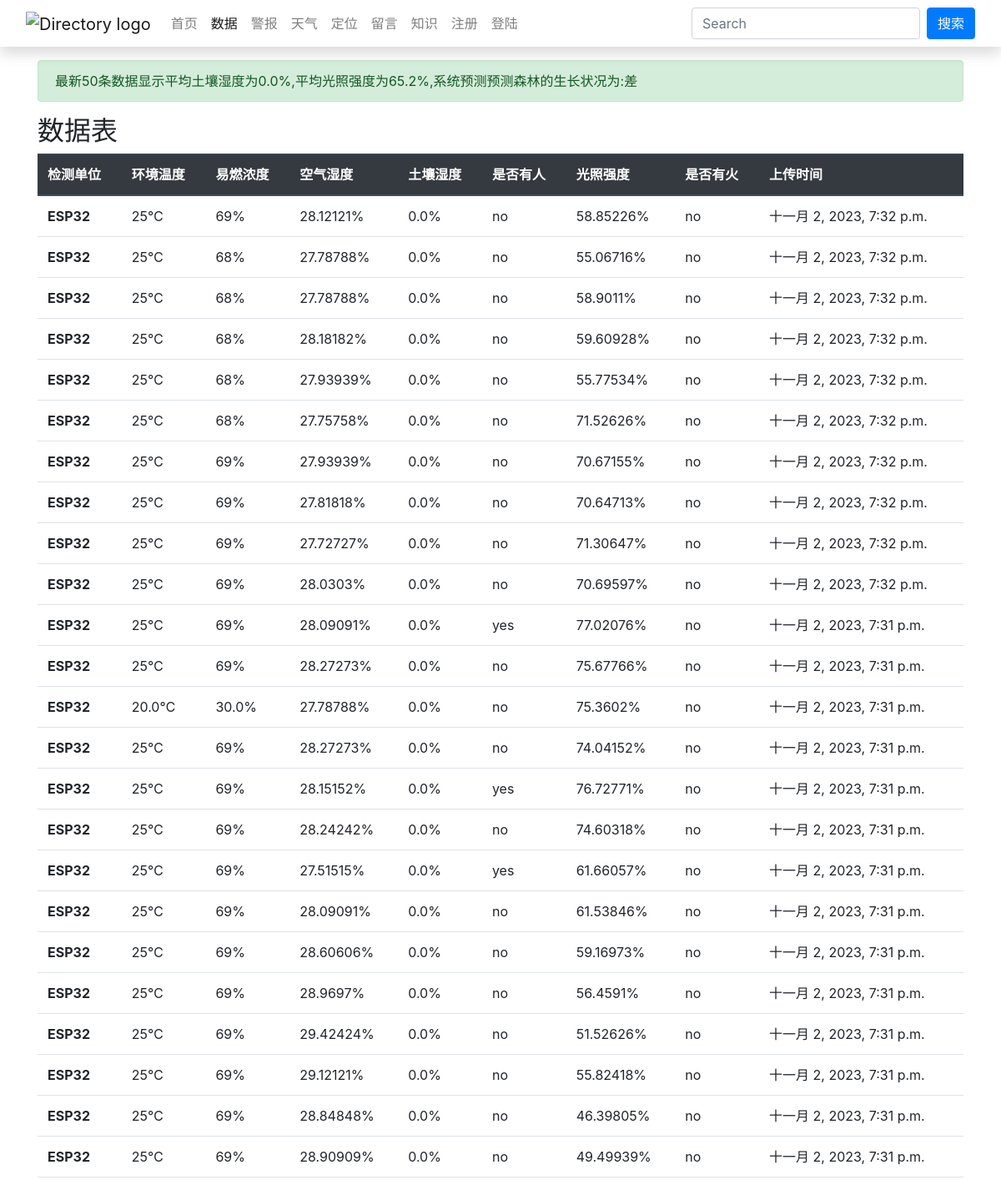
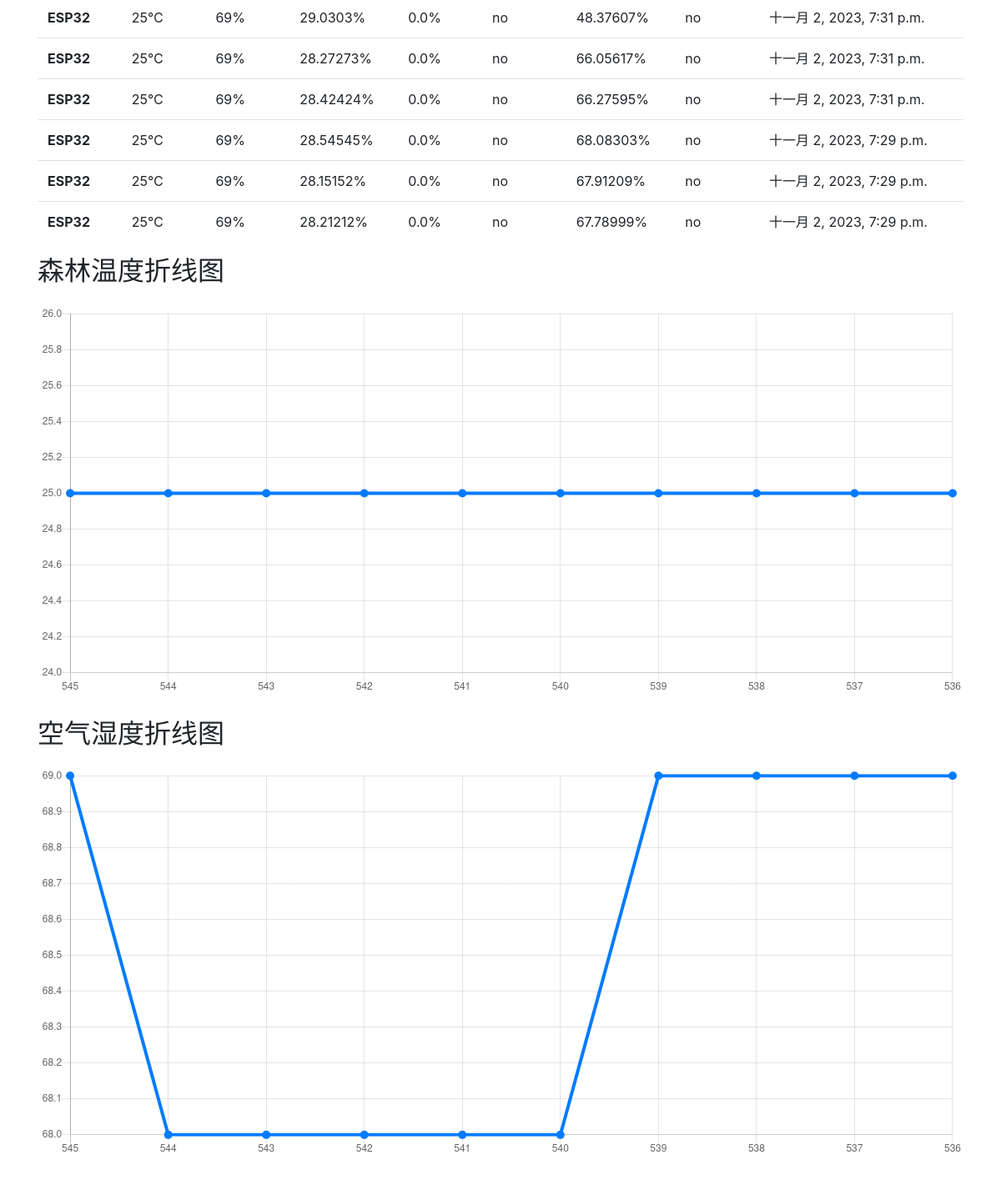
The app's page /blog/pollute with its own data (2 pictures, top to bottom).
### blog/models.py (models this page shows, shortened)
class Upload(models.Model):
    id = models.AutoField(primary_key=True)
    Temperature = models.CharField(max_length=50,null=True)
    Humidity = models.CharField(max_length=50,null=True)
    MQ = models.CharField(max_length=50,null=True)
    WaterRate = models.CharField(max_length=50,null=True)
    detected = models.CharField(max_length=50,null=True)
    Illumination = models.CharField(max_length=50,null=True)
    fire = models.CharField(max_length=50,null=True)
    timeStamp = models.DateTimeField(default=timezone.now)

### blog/views.py (the view)
# urls.py: path('pollute', views.pollute, name='pollute'),
def pollute(request):
    data = Upload.objects.all().order_by('-id')[:30]
    chart = data[:10]
    sql = '''SELECT id,
    CASE
        WHEN AVG(WaterRate) > 30 AND AVG(Illumination) > 30 THEN '优'
        ELSE '差'
    END AS Result,AVG(WaterRate) as WaterRate ,AVG(Illumination) as Illumination
FROM
    (SELECT * FROM blog_upload ORDER BY ID DESC LIMIT 50) AS subquery
		'''
    conn = sqlite3.connect('db.sqlite3')
    cur = conn.cursor()
    cur.execute(sql)
    conn.commit()
    predict = cur.fetchall()[0]
    conn.close()
    print(predict)
    info = '最新50条数据显示平均土壤湿度为'+str(predict[2])+'%,平均光照强度为'+str(predict[3])[:4]+'%,系统预测预测森林的生长状况为:'+str(predict[1])
    context = {'data' : data,'chart' : chart,'predict':info}
    return render(request, 'home/pollute.html',context)

### templates/home/pollute.html (shortened to what this page needs)
{% extends 'base.html' %}
{% block polluteactive %}active{% endblock polluteactive %}
{% block body %}
<div class="container">
    <div class="alert alert-success" role="alert">
        {{predict}}
      </div>
    <h2>数据表</h2>
    <div class="table-responsive-lg">
        <table class="table">
            <thead class="thead-dark">
                <tr>
                    <th scope="col">检测单位</th>
                    <th scope="col">环境温度</th>
                    <th scope="col">易燃浓度</th>
                    <th scope="col">空气湿度</th>
                    <th scope="col">土壤湿度</th>
                    <th scope="col">是否有人</th>
                    <th scope="col">光照强度</th>
                    <th scope="col">是否有火</th>
                    <th scope="col">上传时间</th>
                </tr>
            </thead>
            <tbody>
                {% for i in data %}
                <tr>
                    <th scope="row">ESP32</th>
                    <td>{{i.Temperature}}℃</td>
                    <td>{{i.Humidity}}%</td>
                    <td>{{i.MQ}}%</td>
                    <td>{{i.WaterRate}}%</td>
                    <td>{{i.detected}}</td>
                    <td>{{i.Illumination}}%</td>
                    <td>{{i.fire}}</td>
                    <td>{{i.timeStamp}}</td>
                </tr>
                {% endfor %}
            </tbody>
        </table>
    </div>
    <h2>森林温度折线图</h2>
    <canvas class="my-4 w-100" id="myChart" width="900" height="380"></canvas>
    <h2>空气湿度折线图</h2>
    <canvas class="my-4 w-100" id="myChart1" width="900" height="380"></canvas>
</div>
<script>
    /* globals Chart:false, feather:false */
    (function () {
        'use strict'
        feather.replace()
        // Graphs
        var ctx = document.getElementById('myChart')
        // eslint-disable-next-line no-unused-vars
        var myChart = new Chart(ctx, {
            type: 'line',
            data: {
                labels: [
                    {% for i in chart %}
                        {{i.id}},
                        {% endfor %}
                ],
                datasets: [{
                    data: [
                        {% for i in chart %}
                        {{i.Temperature}},
                        {% endfor %}
                    ],
                    lineTension: 0,
                    backgroundColor: 'transparent',
                    borderColor: '#007bff',
                    borderWidth: 4,
                    pointBackgroundColor: '#007bff'
                }]
            },
            options: {
                scales: {
                    yAxes: [{
                        ticks: {
                            beginAtZero: false
                        }
                    }]
                },
                legend: {
                    display: false
                }
            }
        })
    })()
</script>
<script>
    /* globals Chart:false, feather:false */
    (function () {
        'use strict'
        feather.replace()
        // Graphs
        var ctx = document.getElementById('myChart1')
        // eslint-disable-next-line no-unused-vars
        var myChart = new Chart(ctx, {
            type: 'line',
            data: {
                labels: [
                    {% for i in chart %}
                        {{i.id}},
                        {% endfor %}
                ],
                datasets: [{
                    data: [
                        {% for i in chart %}
                        {{i.Humidity}},
                        {% endfor %}
                    ],
                    lineTension: 0,
                    backgroundColor: 'transparent',
                    borderColor: '#007bff',
                    borderWidth: 4,
                    pointBackgroundColor: '#007bff'
                }]
            },
            options: {
                scales: {
                    yAxes: [{
                        ticks: {
                            beginAtZero: false
                        }
                    }]
                },
                legend: {
                    display: false
                }
            }
        })
    })()
</script>
{% endblock body %}

### records on screen
Upload: Temperature "25", Humidity "69", MQ "28.12121", WaterRate "0.0", detected "no", Illumination "58.85226", fire "no", timeStamp "十一月 2, 2023, 7:32 p.m."
Upload: Temperature "25", Humidity "68", MQ "27.78788", WaterRate "0.0", detected "no", Illumination "55.06716", fire "no", timeStamp "十一月 2, 2023, 7:32 p.m."
Upload: Temperature "25", Humidity "68", MQ "27.78788", WaterRate "0.0", detected "no", Illumination "58.9011", fire "no", timeStamp "十一月 2, 2023, 7:32 p.m."
Upload: Temperature "25", Humidity "68", MQ "28.18182", WaterRate "0.0", detected "no", Illumination "59.60928", fire "no", timeStamp "十一月 2, 2023, 7:32 p.m."
Upload: Temperature "25", Humidity "68", MQ "27.93939", WaterRate "0.0", detected "no", Illumination "55.77534", fire "no", timeStamp "十一月 2, 2023, 7:32 p.m."
Upload: Temperature "25", Humidity "68", MQ "27.75758", WaterRate "0.0", detected "no", Illumination "71.52626", fire "no", timeStamp "十一月 2, 2023, 7:32 p.m."
Upload: Temperature "25", Humidity "69", MQ "27.93939", WaterRate "0.0", detected "no", Illumination "70.67155", fire "no", timeStamp "十一月 2, 2023, 7:32 p.m."
Upload: Temperature "25", Humidity "69", MQ "27.81818", WaterRate "0.0", detected "no", Illumination "70.64713", fire "no", timeStamp "十一月 2, 2023, 7:32 p.m."
Upload: Temperature "25", Humidity "69", MQ "27.72727", WaterRate "0.0", detected "no", Illumination "71.30647", fire "no", timeStamp "十一月 2, 2023, 7:32 p.m."
Upload: Temperature "25", Humidity "69", MQ "28.0303", WaterRate "0.0", detected "no", Illumination "70.69597", fire "no", timeStamp "十一月 2, 2023, 7:32 p.m."
Upload: Temperature "25", Humidity "69", MQ "28.09091", WaterRate "0.0", detected "yes", Illumination "77.02076", fire "no", timeStamp "十一月 2, 2023, 7:31 p.m."
Upload: Temperature "25", Humidity "69", MQ "28.27273", WaterRate "0.0", detected "no", Illumination "75.67766", fire "no", timeStamp "十一月 2, 2023, 7:31 p.m."
Upload: Temperature "20.0", Humidity "30.0", MQ "27.78788", WaterRate "0.0", detected "no", Illumination "75.3602", fire "no", timeStamp "十一月 2, 2023, 7:31 p.m."
Upload: Temperature "25", Humidity "69", MQ "28.27273", WaterRate "0.0", detected "no", Illumination "74.04152", fire "no", timeStamp "十一月 2, 2023, 7:31 p.m."
Upload: Temperature "25", Humidity "69", MQ "28.15152", WaterRate "0.0", detected "yes", Illumination "76.72771", fire "no", timeStamp "十一月 2, 2023, 7:31 p.m."
Upload: Temperature "25", Humidity "69", MQ "28.24242", WaterRate "0.0", detected "no", Illumination "74.60318", fire "no", timeStamp "十一月 2, 2023, 7:31 p.m."
Upload: Temperature "25", Humidity "69", MQ "27.51515", WaterRate "0.0", detected "yes", Illumination "61.66057", fire "no", timeStamp "十一月 2, 2023, 7:31 p.m."
Upload: Temperature "25", Humidity "69", MQ "28.09091", WaterRate "0.0", detected "no", Illumination "61.53846", fire "no", timeStamp "十一月 2, 2023, 7:31 p.m."
Upload: Temperature "25", Humidity "69", MQ "28.60606", WaterRate "0.0", detected "no", Illumination "59.16973", fire "no", timeStamp "十一月 2, 2023, 7:31 p.m."
Upload: Temperature "25", Humidity "69", MQ "28.9697", WaterRate "0.0", detected "no", Illumination "56.4591", fire "no", timeStamp "十一月 2, 2023, 7:31 p.m."
Upload: Temperature "25", Humidity "69", MQ "29.42424", WaterRate "0.0", detected "no", Illumination "51.52626", fire "no", timeStamp "十一月 2, 2023, 7:31 p.m."
Upload: Temperature "25", Humidity "69", MQ "29.12121", WaterRate "0.0", detected "no", Illumination "55.82418", fire "no", timeStamp "十一月 2, 2023, 7:31 p.m."
Upload: Temperature "25", Humidity "69", MQ "28.84848", WaterRate "0.0", detected "no", Illumination "46.39805", fire "no", timeStamp "十一月 2, 2023, 7:31 p.m."
Upload: Temperature "25", Humidity "69", MQ "28.90909", WaterRate "0.0", detected "no", Illumination "49.49939", fire "no", timeStamp "十一月 2, 2023, 7:31 p.m."
Upload: Temperature "25", Humidity "69", MQ "29.0303", WaterRate "0.0", detected "no", Illumination "48.37607", fire "no", timeStamp "十一月 2, 2023, 7:31 p.m."
Upload: Temperature "25", Humidity "69", MQ "28.27273", WaterRate "0.0", detected "no", Illumination "66.05617", fire "no", timeStamp "十一月 2, 2023, 7:31 p.m."
Upload: Temperature "25", Humidity "69", MQ "28.42424", WaterRate "0.0", detected "no", Illumination "66.27595", fire "no", timeStamp "十一月 2, 2023, 7:31 p.m."
Upload: Temperature "25", Humidity "69", MQ "28.54545", WaterRate "0.0", detected "no", Illumination "68.08303", fire "no", timeStamp "十一月 2, 2023, 7:29 p.m."
Upload: Temperature "25", Humidity "69", MQ "28.15152", WaterRate "0.0", detected "no", Illumination "67.91209", fire "no", timeStamp "十一月 2, 2023, 7:29 p.m."
Upload: Temperature "25", Humidity "69", MQ "28.21212", WaterRate "0.0", detected "no", Illumination "67.78999", fire "no", timeStamp "十一月 2, 2023, 7:29 p.m."

### other values on screen
{{ predict }} "最新50条数据显示平均土壤湿度为0.0%,平均光照强度为65.2%,系统预测预测森林的生长状况为:差"
chart data {{ i.id }} 545, 544, 543, 542, 541, 540, 539, 538, 537, 536
chart data {{ i.Temperature }} 25, 25, 25, 25, 25, 25, 25, 25, 25, 25
chart data {{ i.Humidity }} 69, 68, 68, 68, 68, 68, 69, 69, 69, 69
